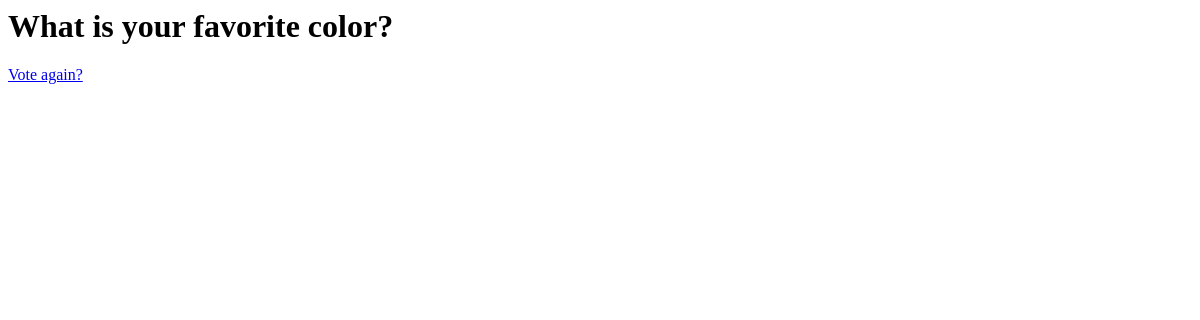
/polls/3/results/, run on an earlier commit of the app's database.
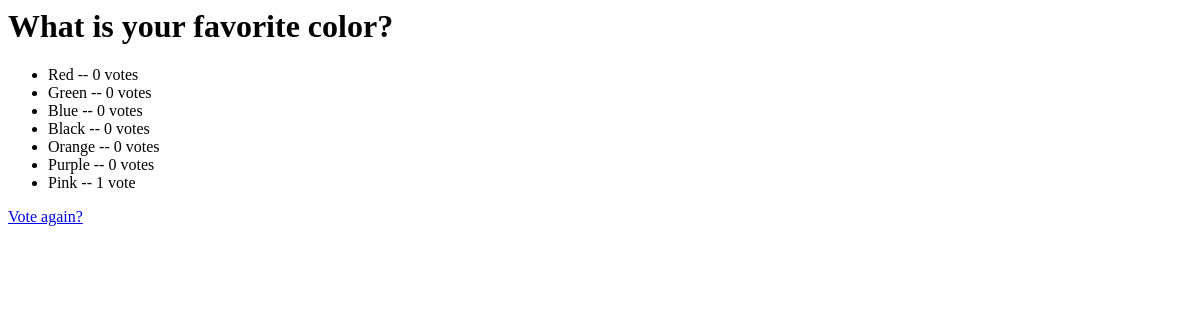
And on a later commit of the database.
### polls/models.py (models this page shows, shortened)
class Question(models.Model):
	question_text = models.CharField(max_length=200)
	pub_date = models.DateTimeField('date published')
	def was_published_recently(self):
		now = timezone.now()
		return now - datetime.timedelta(days=1) <= self.pub_date <= now
	was_published_recently.admin_order_field = 'pub_date'
	was_published_recently.boolean = True
	was_published_recently.short_description = 'Published recently?'

class Choice(models.Model):
	question = models.ForeignKey(Question, on_delete=models.CASCADE)
	choice_text = models.CharField(max_length=200)
	votes = models.IntegerField(default=0)

### polls/views.py (the view)
# urls.py: url(r'^(?P<pk>[0-9]+)/results/$', views.ResultsView.as_view(), name="results"),
class ResultsView(generic.DetailView):
	model = Question
	template_name = 'polls/results.html'
	def get_queryset(self):
		return Question.objects.filter(pub_date__lte=timezone.now())

### polls/templates/polls/results.html
<h1>{{ question.question_text }}</h1>
<ul>
{% for choice in question.choice_set.all %}
    <li>{{ choice.choice_text }} -- {{ choice.votes }} vote{{ choice.votes|pluralize }}</li>
{% endfor %}
</ul>
<a href="{% url 'polls:detail' question.id %}">Vote again?</a>

What changed in the data, as far as the page shows it:
added Choice: choice_text "Red", votes "0"
added Choice: choice_text "Green", votes "0"
added Choice: choice_text "Blue", votes "0"
added Choice: choice_text "Black", votes "0"
added Choice: choice_text "Orange", votes "0"
added Choice: choice_text "Purple", votes "0"
added Choice: choice_text "Pink", votes "1"
